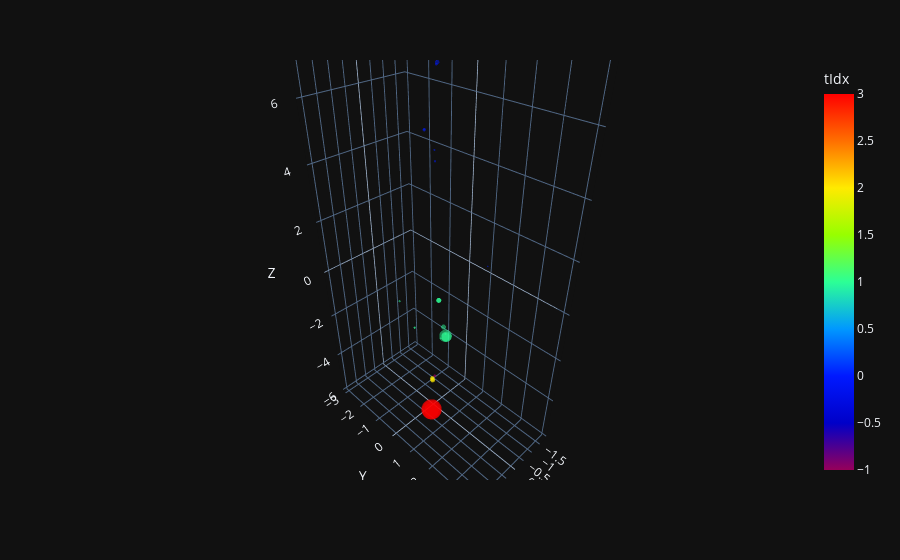

The notebook cell this image was saved under:
### Code cell
import hdbscan
from time import time
clusterer = hdbscan.HDBSCAN(metric='euclidean', min_cluster_size=4, min_samples=2, cluster_selection_epsilon=0.5)
def custom_metric(xyz, pt):
    """
    Computes the distance matrix where the distance function is defined as:
    Euclidean distance between two points in xyz space * min(pt1, pt2)

    Parameters:
    xyz (numpy.ndarray): An (N, 3) array of N points in 3D space.
    pt (numpy.ndarray): A (N,) array of scalars associated with each point.

    Returns:
    numpy.ndarray: An (N, N) distance matrix.
    """
    N = xyz.shape[0]
    distance_matrix = np.zeros((N, N))

    for i in range(N):
        for j in range(N):
            if i != j:
                euclidean_distance = np.linalg.norm(xyz[i] - xyz[j])
                scale_factor = min(pt[i], pt[j])
                distance_matrix[i, j] = euclidean_distance * scale_factor

    return distance_matrix

t0 = time()
#cluster_labels = clusterer.fit_predict(custom_metric(norm_coords, pt))
cluster_labels= clusterer.fit_predict(norm_coords)
t1 = time()
print(t1 - t0)
plot_coordinates(result["pred"][filt, 1:4], result["pt"][filt], torch.tensor(cluster_labels)).show()

### Figure 1 — Plotly figure (JSON) as saved in the notebook; plotly's stock layout.template omitted (floating-point values rounded to 4 significant figures)
{"data": [{"hovertemplate": "X=%{x}<br>Y=%{y}<br>Z=%{z}<br>pt=%{marker.size}<br>tIdx=%{marker.color}<extra></extra>", "legendgroup": "", "marker": {"color": [0.0, 0.0, -1.0, 0.0, 0.0, 0.0, -1.0, 0.0, 0.0, 1.0, 1.0, 0.0, 0.0, 1.0, 0.0, 1.0, 1.0, 1.0, 1.0, 1.0, 1.0, 1.0, 2.0, 1.0, 2.0, 2.0, 1.0, 2.0, 3.0, 3.0, 3.0, 3.0], "coloraxis": "coloraxis", "opacity": 0.5, "size": [5.429, 0.6082, 1.973, 1.316, 2.734, 0.6446, 1.969, 0.6289, 0.5109, 1.171, 1.159, 1.191, 2.055, 1.334, 2.036, 43.18, 7.18, 6.838, 0.7991, 6.54, 5.936, 19.34, 6.376, 28.59, 5.872, 5.258, 0.9352, 4.381, 58.22, 113.5, 108.6, 93.2], "sizemode": "area", "sizeref": 0.2838, "symbol": "circle", "line": {"width": 0}}, "mode": "markers", "name": "", "scene": "scene", "showlegend": false, "x": [0.4765, 2.06, 0.7961, 0.4924, 1.504, 0.51, 0.7964, 0.496, 0.496, -1.197, -1.201, 0.4548, 0.4885, -0.9394, 1.464, -1.388, -1.774, -1.774, -1.558, -1.515, -1.775, -1.381, -0.07535, -1.402, -0.08169, -0.09156, -1.573, -0.1134, 0.5201, 0.4879, 0.4892, 0.4967], "y": [0.7627, 3.982, 0.9171, 0.6866, 1.359, 0.8155, 0.9175, 0.7961, 0.7655, -2.334, -2.341, 0.6275, 0.7497, -2.924, 1.326, -0.6973, -1.463, -1.463, -1.144, -0.9294, -1.463, -0.6879, -0.1053, -0.6617, -0.1155, -0.1316, -0.8759, -0.1666, 0.4212, 0.3869, 0.3878, 0.3935], "z": [7.322, 3.702, -3.151, 4.771, 6.066, 7.479, -3.15, 7.526, 7.372, -4.202, -4.192, 5.064, 7.274, -2.937, 6.063, -3.712, -2.535, -2.535, -4.269, -3.468, -2.533, -3.757, -4.834, -3.751, -4.818, -4.801, -3.853, -4.787, -5.682, -5.67, -5.674, -5.693], "type": "scatter3d"}], "layout": {"scene": {"domain": {"x": [0.0, 1.0], "y": [0.0, 1.0]}, "xaxis": {"title": {"text": "X"}}, "yaxis": {"title": {"text": "Y"}}, "zaxis": {"title": {"text": "Z"}}}, "coloraxis": {"colorbar": {"title": {"text": "tIdx"}}, "colorscale": [[0.0, "rgb(150,0,90)"], [0.125, "rgb(0,0,200)"], [0.25, "rgb(0,25,255)"], [0.375, "rgb(0,152,255)"], [0.5, "rgb(44,255,150)"], [0.625, "rgb(151,255,0)"], [0.75, "rgb(255,234,0)"], [0.875, "rgb(255,111,0)"], [1.0, "rgb(255,0,0)"]]}, "legend": {"tracegroupgap": 0, "itemsizing": "constant"}, "margin": {"t": 60}}}
